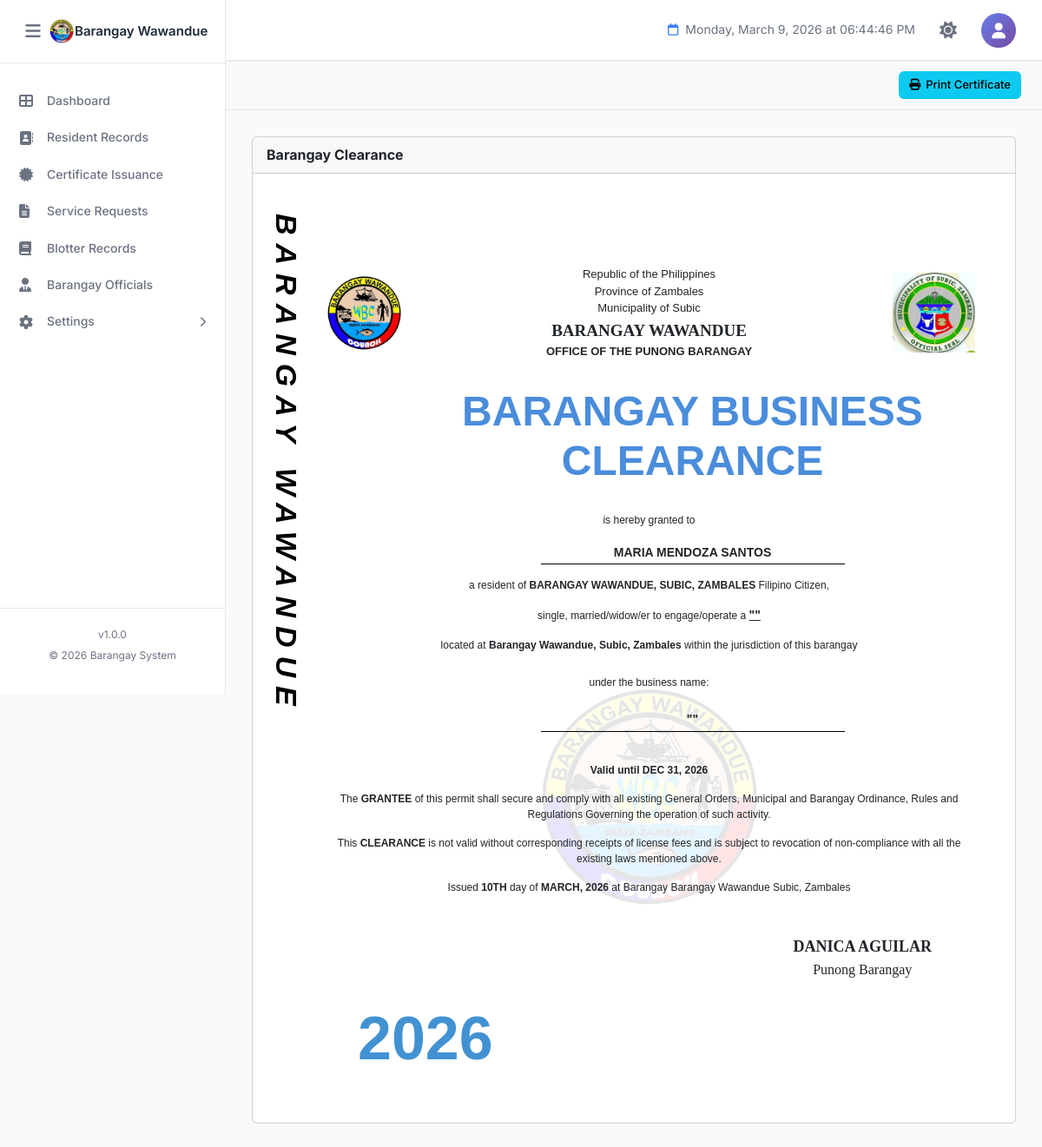
The page /certifications/certificate-brgybusinessclearance.php?resident_id=13 (signed in) on the database its author committed.
### tables this page shows
CREATE TABLE `barangay_info` (
  `id` int(11) NOT NULL,
  `province_name` varchar(100) NOT NULL DEFAULT 'Province Name',
  `town_name` varchar(100) NOT NULL DEFAULT 'Town/City Name',
  `barangay_name` varchar(100) NOT NULL DEFAULT 'Barangay Name',
  `contact_number` varchar(20) DEFAULT NULL,
  `dashboard_text` text DEFAULT NULL,
  `municipal_logo` varchar(255) DEFAULT NULL COMMENT 'Path to municipal/city logo',
  `barangay_logo` varchar(255) DEFAULT NULL COMMENT 'Path to barangay logo',
  `dashboard_image` varchar(255) DEFAULT NULL COMMENT 'Path to dashboard background image',
  `created_at` timestamp NOT NULL DEFAULT current_timestamp(),
  `updated_at` timestamp NOT NULL DEFAULT current_timestamp() ON UPDATE current_timestamp(),
  `updated_by` int(11) DEFAULT NULL COMMENT 'User ID who last updated',
  PRIMARY KEY (`id`),
  KEY `fk_barangay_info_user` (`updated_by`)
);

CREATE TABLE `residents` (
  `id` int(11) NOT NULL AUTO_INCREMENT,
  `resident_id` varchar(20) DEFAULT NULL COMMENT 'Auto-generated resident ID (Format: W-XXXXX)',
  `photo` varchar(255) DEFAULT NULL COMMENT 'Path to resident photo',
  `first_name` varchar(100) NOT NULL,
  `middle_name` varchar(100) DEFAULT NULL,
  `last_name` varchar(100) NOT NULL,
  `suffix` varchar(20) DEFAULT NULL COMMENT 'Jr., Sr., III, etc.',
  `sex` enum('Male','Female','Other') NOT NULL,
  `date_of_birth` date NOT NULL,
  `age` int(3) DEFAULT NULL COMMENT 'Calculated from date_of_birth',
  `place_of_birth` varchar(255) DEFAULT NULL,
  `religion` varchar(100) DEFAULT NULL,
  `ethnicity` enum('IPS','Non-IPS','') DEFAULT NULL COMMENT 'Indigenous People Status',
  `mobile_number` varchar(20) NOT NULL,
  `email` varchar(100) DEFAULT NULL,
  `current_address` text NOT NULL,
  `household_no` varchar(50) DEFAULT NULL,
  `household_contact` varchar(20) DEFAULT NULL,
  `purok` varchar(50) DEFAULT NULL,
  `civil_status` enum('Single','Married','Widowed','Separated','Divorced') NOT NULL,
  `spouse_name` varchar(255) DEFAULT NULL,
  `father_name` varchar(255) DEFAULT NULL,
  `mother_name` varchar(255) DEFAULT NULL,
  `number_of_children` int(2) DEFAULT 0,
  `household_head` varchar(255) DEFAULT NULL,
  `educational_attainment` varchar(100) DEFAULT NULL,
  `employment_status` varchar(50) DEFAULT NULL,
  `occupation` varchar(100) DEFAULT NULL,
  `monthly_income` varchar(50) DEFAULT NULL,
  `fourps_member` enum('Yes','No') DEFAULT 'No' COMMENT '4Ps Beneficiary',
  `fourps_id` varchar(50) DEFAULT NULL COMMENT '4Ps ID Number',
  `voter_status` enum('Yes','No','') DEFAULT NULL,
  `precinct_number` varchar(50) DEFAULT NULL,
  `pwd_status` enum('Yes','No') DEFAULT 'No' COMMENT 'Person with Disability',
  `senior_citizen` enum('Yes','No') DEFAULT 'No',
  `indigent` enum('Yes','No') DEFAULT 'No',
  `philhealth_id` varchar(50) DEFAULT NULL,
  `membership_type` enum('Member','Dependent','None','') DEFAULT NULL,
  `philhealth_category` varchar(100) DEFAULT NULL,
  `age_health_group` varchar(100) DEFAULT NULL,
  `medical_history` text DEFAULT NULL,
  `lmp_date` date DEFAULT NULL COMMENT 'Last Menstrual Period',
  `using_fp_method` enum('Yes','No','') DEFAULT NULL COMMENT 'Family Planning Method',
  `fp_methods_used` varchar(100) DEFAULT NULL COMMENT 'Family Planning Methods',
  `fp_status` varchar(50) DEFAULT NULL COMMENT 'Family Planning Status',
  `water_source_type` varchar(100) DEFAULT NULL,
  `toilet_facility_type` varchar(100) DEFAULT NULL,
  `remarks` text DEFAULT NULL,
  `verification_status` enum('Pending','Verified','Rejected') DEFAULT 'Pending' COMMENT 'Resident verification status',
  `verified_by` int(11) DEFAULT NULL COMMENT 'User ID who verified',
  `verified_at` datetime DEFAULT NULL COMMENT 'Verification timestamp',
  `rejection_reason` text DEFAULT NULL COMMENT 'Reason if rejected',
  `activity_status` enum('Active','Inactive','Deceased') DEFAULT 'Active' COMMENT 'Resident activity status',
  `status_changed_at` datetime DEFAULT NULL COMMENT 'When status was last changed',
  `status_changed_by` int(11) DEFAULT NULL COMMENT 'User ID who changed status',
  `status_remarks` text DEFAULT NULL COMMENT 'Remarks about status change',
  `created_at` timestamp NOT NULL DEFAULT current_timestamp(),
  `updated_at` timestamp NOT NULL DEFAULT current_timestamp() ON UPDATE current_timestamp(),
  `created_by` int(11) DEFAULT NULL COMMENT 'User ID who created the record',
  `updated_by` int(11) DEFAULT NULL COMMENT 'User ID who last updated',
  PRIMARY KEY (`id`),
  UNIQUE KEY `resident_id` (`resident_id`),
  KEY `idx_last_name` (`last_name`),
  KEY `idx_first_name` (`first_name`),
  KEY `idx_verification_status` (`verification_status`),
  KEY `idx_household_no` (`household_no`),
  KEY `idx_created_at` (`created_at`)
);

### certifications/certificate-brgybusinessclearance.php (the view, shortened to what the rows shown need)
<?php
require_once '../config.php';
try {
    $pdo = new PDO(
        "mysql:host=" . DB_HOST . ";dbname=" . DB_NAME . ";charset=utf8mb4",
        DB_USER,
        DB_PASS,
        [
            PDO::ATTR_ERRMODE            => PDO::ERRMODE_EXCEPTION,
            PDO::ATTR_DEFAULT_FETCH_MODE => PDO::FETCH_ASSOC,
            PDO::ATTR_EMULATE_PREPARES   => false
        ]
    );
} catch (PDOException $e) {
    die("Database connection failed: " . $e->getMessage());
}
$resident_id = isset($_GET['resident_id']) ? intval($_GET['resident_id']) : 0;
$business_name = isset($_GET['business_name']) ? trim($_GET['business_name']) : '';
$nature = isset($_GET['nature']) ? trim($_GET['nature']) : '';
$resident = null;
try {
    $stmt = $pdo->prepare("
        SELECT id, first_name, middle_name, last_name, suffix,
               date_of_birth,
               TIMESTAMPDIFF(YEAR, date_of_birth, CURDATE()) AS age
        FROM residents
        WHERE id = ?
        LIMIT 1
    ");
    $stmt->execute([$resident_id]);
    $row = $stmt->fetch();
    if ($row) {
        $resident = [
            'firstname'  => $row['first_name'],
            'middlename' => $row['middle_name'],
            'lastname'   => $row['last_name'],
            'suffix'     => $row['suffix'],
            'birthdate'  => $row['date_of_birth'],
            'age'        => $row['age'],
        ];
    }
} catch (PDOException $e) {
    error_log("Error fetching resident: " . $e->getMessage());
}
$province   = 'Province';
$town       = 'Municipality';
$brgy       = 'Barangay';
try {
    $biStmt = $pdo->query("SELECT * FROM barangay_info WHERE id = 1 LIMIT 1");
    $bi = $biStmt->fetch();
    if ($bi) {
        $province  = $bi['province_name']  ?? 'Province';
        $town      = $bi['town_name']      ?? 'Municipality';
        $brgy      = $bi['barangay_name']  ?? 'Barangay';
    }
} catch (PDOException $e) {
    error_log("Error fetching barangay info: " . $e->getMessage());
}
$captain      = null;
try {
    $offStmt = $pdo->query("
        SELECT
            bo.position,
            COALESCE(bo.fullname,
                CONCAT(
                    COALESCE(r.first_name,''), ' ',
                    COALESCE(r.middle_name,''), ' ',
                    COALESCE(r.last_name,'')
                )
            ) AS name
        FROM barangay_officials bo
        LEFT JOIN residents r ON bo.resident_id = r.id
        WHERE bo.status = 'Active'
        ORDER BY bo.hierarchy_level ASC, bo.position ASC
    ");
    $allOfficials = $offStmt->fetchAll();
    foreach ($allOfficials as $off) {
        $name = trim(preg_replace('/\s+/', ' ', $off['name']));
        switch ($off['position']) {
            case 'Barangay Captain':
                if (!$captain) $captain = ['name' => $name];
                break;
        }
    }
} catch (PDOException $e) {
    error_log("Error fetching officials: " . $e->getMessage());
}
$residentFullName = ucwords(trim(
    $resident['firstname'] . ' ' .
    ($resident['middlename'] ? $resident['middlename'] . ' ' : '') .
    $resident['lastname'] .
    ($resident['suffix'] ? ' ' . $resident['suffix'] : '')
));
?>
<!DOCTYPE html>
<html lang="en">
<head>
    <link rel="stylesheet" href="../assets/bootstrap/css/bootstrap.min.css">
    <link rel="stylesheet" href="https://cdnjs.cloudflare.com/ajax/libs/font-awesome/6.4.0/css/all.min.css">
    <link rel="stylesheet" href="../assets/css/style.css">
</head>
<body>
    <?php include '../components/sidebar.php'; ?>
    <main class="main-content">
        <div class="dashboard-content">
            <div class="card">
                <div class="card-body" id="printThis">
                    <div class="cert-page">
                        <div class="cert-header">
                            <div class="header-center">
                                <p>Republic of the Philippines</p>
                                <p>Province of <?= ucwords($province) ?></p>
                                <p>Municipality of <?= ucwords($town) ?></p>
                                <p class="brgy-name"><?= strtoupper($brgy) ?></p>
                                <p class="office-name">OFFICE OF THE PUNONG BARANGAY</p>
                            </div>
                        </div>
                        <h2 class="cert-title">BARANGAY BUSINESS CLEARANCE</h2>
                        <div class="cert-content-area">
                            <div class="cert-body">
                                <div class="cert-body-content">
                                        <p>is hereby granted to</p>
                                        <div>
                                            <span class="underline-wide"><?= htmlspecialchars($residentFullName) ?></span>
                                        </div>
                                        <p>
                                            a resident of <strong><?= strtoupper($brgy) ?>, <?= strtoupper($town) ?>, <?= strtoupper($province) ?></strong> Filipino Citizen,
                                        </p>
                                        <p>
                                            single, married/widow/er to engage/operate a <span class="underline-val">"<?= strtoupper($nature) ?>"</span>
                                        </p>
                                        <p>
                                            located at <strong><?= ucwords($brgy) ?>, <?= ucwords($town) ?>, <?= ucwords($province) ?></strong> within the jurisdiction of this barangay
                                        </p>
                                        <p style="margin-top: 25px;">under the business name:</p>
                                        <div style="margin-top: 20px; margin-bottom: 20px;">
                                            <span class="underline-wide">"<?= strtoupper($business_name) ?>"</span>
                                        </div>
                                        <p style="font-weight: bold;">
                                            Valid until DEC 31, 2026
                                        </p>
                                        <p class="terms-text">
                                            The <strong>GRANTEE</strong> of this permit shall secure and comply with all existing General Orders, Municipal and Barangay Ordinance, Rules and Regulations Governing the operation of such activity.
                                        </p>
                                        <p class="terms-text">
                                            This <strong>CLEARANCE</strong> is not valid without corresponding receipts of license fees and is subject to revocation of non-compliance with all the existing laws mentioned above.
                                        </p>
                                        <p class="terms-text">
                                            Issued <strong></strong> day of <strong></strong> at Barangay <?= ucwords($brgy) ?> <?= ucwords($town) ?>, <?= ucwords($province) ?>
                                        </p>
                                        <div class="sig-right">
                                            <?php if (!empty($captain)): ?>
                                                <div class="sig-captain-name"><?= strtoupper($captain['name']) ?></div>
                                                <div class="sig-captain-title">Punong Barangay</div>
                                            <?php endif; ?>
                                        </div>
                                    </div>
                            </div>
                        </div>
                    </div>
                </div>
            </div>
        </div>
    </main>
</body>
</html>

### components/sidebar.php (shortened to what the rows shown need)
<?php
$sidebar_brgy_name = 'BIS';
$sidebar_brgy_logo = 'assets/images/logo.png';
if (isset($conn)) {
    $s_stmt = $conn->prepare("SELECT barangay_name, barangay_logo FROM barangay_info WHERE id = 1 LIMIT 1");
    if ($s_stmt) {
        $s_stmt->execute();
        $s_result = $s_stmt->get_result();
        if ($s_result->num_rows > 0) {
            $s_row = $s_result->fetch_assoc();
            if (!empty($s_row['barangay_name'])) $sidebar_brgy_name = $s_row['barangay_name'];
            if (!empty($s_row['barangay_logo']))  $sidebar_brgy_logo = $s_row['barangay_logo'];
        }
    }
}
if (!file_exists($sidebar_brgy_logo) && file_exists('../' . $sidebar_brgy_logo)) {
    $sidebar_brgy_logo = '../' . $sidebar_brgy_logo;
}
?>
<aside class="sidebar" id="sidebar">
    <div class="sidebar-header">
        <div class="sidebar-brand" style="display:flex;align-items:center;overflow:hidden;">
            <img src="<?php echo htmlspecialchars($sidebar_brgy_logo); ?>" alt="Logo"
                 style="width:30px;height:30px;object-fit:contain;">
            <h2 class="sidebar-title" style="font-size:15px;margin:0;white-space:nowrap;">
                <?php echo htmlspecialchars($sidebar_brgy_name); ?>
            </h2>
        </div>
    </div>
</aside>

### rows shown on the page
barangay_info: barangay_name "Barangay Wawandue", province_name "Zambales", town_name "Subic", barangay_name "BARANGAY WAWANDUE", town_name "SUBIC", province_name "ZAMBALES"
residents: residentFullName "MARIA MENDOZA SANTOS"

### other values the page prints
SITE_VERSION "1.0.0"
SITE_YEAR "2026"
$dayOrdinal "10TH"
$monthName "MARCH"
$yearNum "2026"
$captain['name'] "DANICA AGUILAR"
